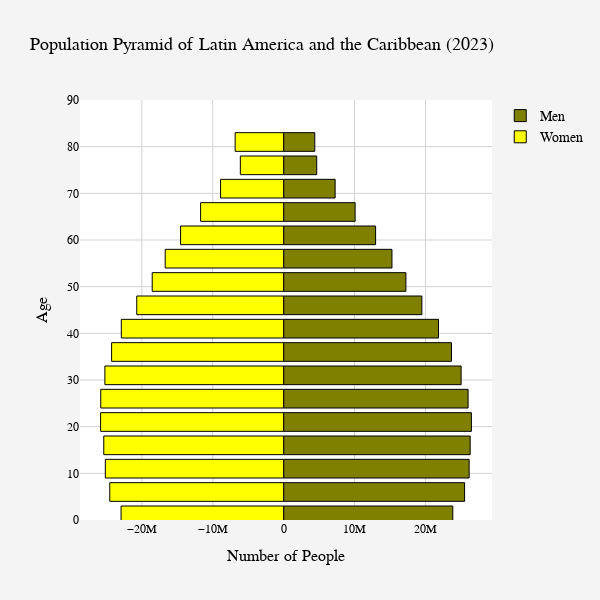

Notebook source saved alongside this figure:
### Code cell
# Regional Context
    # All of Latin America & the Caribbean (TLA)

ages = []
for a in range(0,80,5):
    ages.append(f"{a:02d}"+f"{a+4:02d}")

ages.append("80UP")

country_choice_2 = "TLA"
LA_caribbean = wbdata.get_dataframe(categories,country=country_choice_2)

# Creating a population pyramid
py.init_notebook_mode(connected=True)

layout_LA_caribbean = go.Layout(
    title="Population Pyramid of Latin America and the Caribbean (2023)",
    title_font=dict(size=18, color='black'),
    barmode='overlay',
    width=600,
    height=600,
    paper_bgcolor='#f4f4f4',
    plot_bgcolor='#ffffff',
    font=dict(family="Arial, sans-serif", size=14, color="black"),
    xaxis=dict(
        title='Number of People',
        title_font=dict(size=16),
        tickfont=dict(size=12),
        gridcolor='lightgray'
    ),
    yaxis=dict(
        range=[0, 90],
        title='Age',
        title_font=dict(size=16),
        tickfont=dict(size=12),
        gridcolor='lightgray'
    ),
    showlegend=True
)

bins_LA_caribbean = [go.Bar(x = LA_caribbean.loc[str(2023),:].filter(regex="Male").values,
               y = [int(s[:2])+1 for s in ages],
               orientation='h',
               name='Men',
               marker=dict(color='olive', line=dict(color='black', width=1)),
               hoverinfo='skip'
               ),

        go.Bar(x = -LA_caribbean.loc[str(2023),:].filter(regex="Female").values,
               y = [int(s[:2])+1 for s in ages],
               orientation='h',
               name='Women',
               marker=dict(color='yellow', line=dict(color='black', width=1)),
               hoverinfo='skip',
               )
        ]

py.iplot(dict(data=bins_LA_caribbean, layout=layout_LA_caribbean))

### Figure 1 — Plotly figure (JSON) as saved in the notebook; plotly's stock layout.template omitted (floating-point values rounded to 4 significant figures)
{"data": [{"hoverinfo": "skip", "marker": {"color": "olive", "line": {"color": "black", "width": 1}}, "name": "Men", "orientation": "h", "type": "bar", "x": [23862208, 25525186, 26166550, 26311425, 26485310, 26019051, 25033048, 23676457, 21845348, 19494938, 17244684, 15279069, 12971568, 10081282, 7263821, 4665008, 4390431], "y": [1, 6, 11, 16, 21, 26, 31, 36, 41, 46, 51, 56, 61, 66, 71, 76, 81]}, {"hoverinfo": "skip", "marker": {"color": "yellow", "line": {"color": "black", "width": 1}}, "name": "Women", "orientation": "h", "type": "bar", "x": [-22934780, -24529189, -25154957, -25375114, -25822451, -25800251, -25216804, -24269977, -22901906, -20721065, -18542575, -16709194, -14541310, -11712498, -8898661, -6111010, -6840845], "y": [1, 6, 11, 16, 21, 26, 31, 36, 41, 46, 51, 56, 61, 66, 71, 76, 81]}], "layout": {"barmode": "overlay", "font": {"color": "black", "family": "Arial, sans-serif", "size": 14}, "height": 600, "paper_bgcolor": "#f4f4f4", "plot_bgcolor": "#ffffff", "showlegend": true, "title": {"font": {"color": "black", "size": 18}, "text": "Population Pyramid of Latin America and the Caribbean (2023)"}, "width": 600, "xaxis": {"gridcolor": "lightgray", "tickfont": {"size": 12}, "title": {"font": {"size": 16}, "text": "Number of People"}}, "yaxis": {"gridcolor": "lightgray", "range": [0, 90], "tickfont": {"size": 12}, "title": {"font": {"size": 16}, "text": "Age"}}}}
